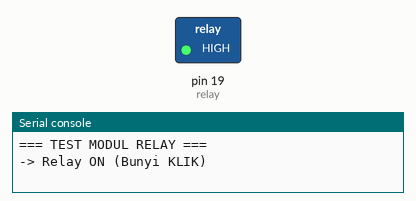
Simulated run of this program. Board: MicroPython board. Shown: switched loads named in the program (green lamp = pin HIGH), the last lines printed to the serial console.

Above: at 1.5 s.
At 4.5 s:
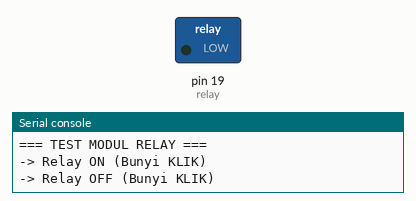
Timing chart, 0 to 7.8 s (numbered marks = the images above):
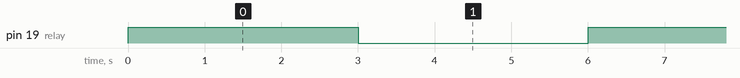

The program:

testrelay.py
```python
from machine import Pin
import time

relay = Pin(19, Pin.OUT, value=0)

print("=== TEST MODUL RELAY ===")
try:
    while True:
        print("-> Relay ON (Bunyi KLIK)")
        relay.on()
        time.sleep(3)

        print("-> Relay OFF (Bunyi KLIK)")
        relay.off()
        time.sleep(3)

except KeyboardInterrupt:
    # Memastikan relay mati saat kamu menekan tombol STOP di Thonny
    relay.off()
    print("\nTest dihentikan, Relay dipastikan OFF.")
```

Measured:
- by itself, pin 19 (relay): alternates HIGH for 3.0 s and LOW for 3.0 s
